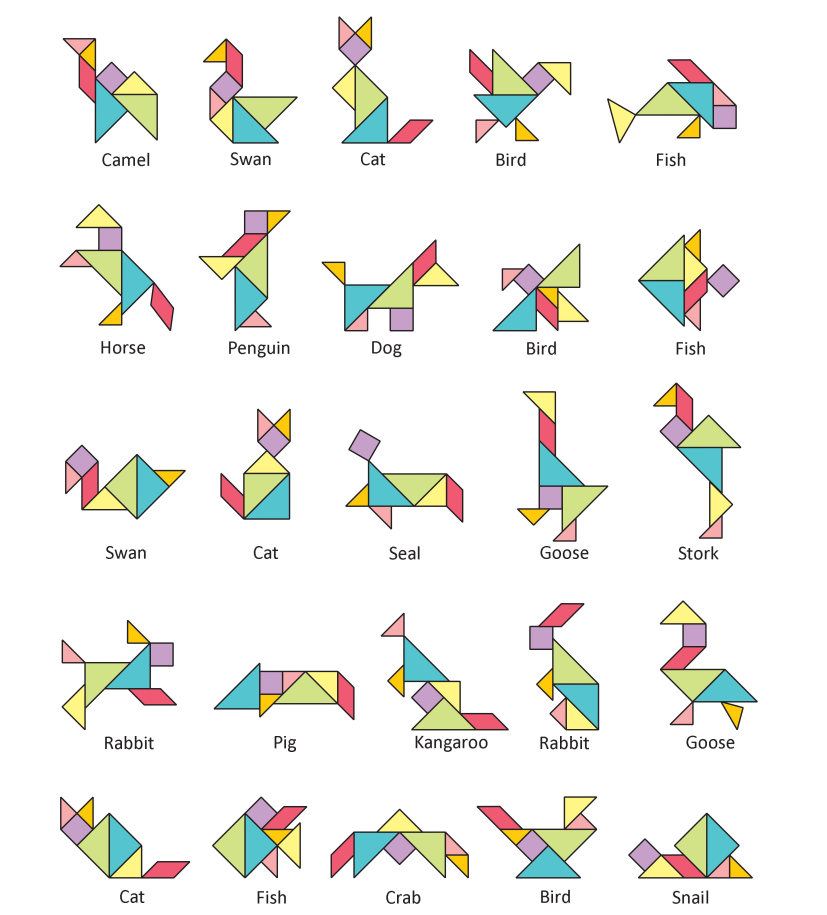
#> input picture img/5.jpg, 4957 x 5489 px (shown at 1/6 size)
$ python center_of_shape.py
#> lines starting #> are read from the running program, lines starting #| are printed output that depends on the picture; after the words box and inside, x2 and y2 are one past the last pixel; in counts of white or black regions, pixels touching at a corner belong together
import cv2 as cv
import numpy as np
import imutils
img = cv.imread('img/5.jpg')
#> img is the input picture: shape (5489, 4957, 3); mean B, G, R 235.5, 239.9, 239.8
#腐蚀操作
kernel = cv.getStructuringElement(cv.MORPH_RECT,(5,5)) #ksize=5,5
dst=cv.erode(img,kernel)
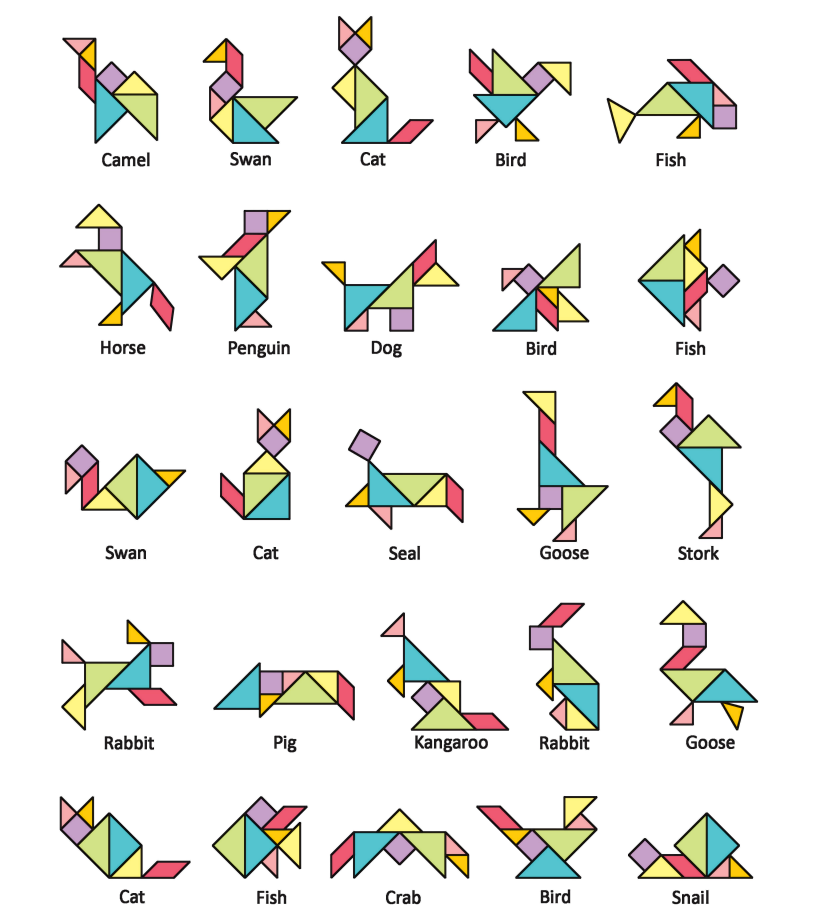
#> dst: shape (5489, 4957, 3) (shown at 1/6 size); mean B, G, R 231.5, 235.8, 235.6
# 转换颜色空间 BGR 到 HSV
hsv = cv.cvtColor(dst, cv.COLOR_BGR2HSV)
#> hsv: shape (5489, 4957, 3); mean H, S, V 15.4, 19.5, 239.9
#HSV颜色储存在 7*2*3 的三维数组
HSV_mat = np.array([[[81,105,72],[112,255,255]],	#HSV中蓝色的范围小三角形[lower_HSV,upper_HSV]
					[[145,104,123],[180,255,255]],	# 红色四边形角形
					[[15,144,107],[75,255,255]],	# 橙色小三角形
					[[34,56,58],[73,255,255]],		# 绿色大三角形
					[[103,26,109],[166,255,255]],	# 紫色正方形
					[[27,77,87],[30,255,255]],		# 黄色小三角
					[[0,63,222],[180,90,255]]]		# 粉色小三角
					)
#循环识别7种颜色
for i in range(np.shape(HSV_mat)[0]):#np.shape(HSV_mat)[0]输出x维度大小
	mask = cv.inRange(hsv, HSV_mat[i][0][:], HSV_mat[i][1][:])
	# 将掩膜和图像逐像素相加
	res = cv.bitwise_and(img,img, mask= mask)
	#寻找形状
	cnts = cv.findContours(mask, cv.RETR_EXTERNAL,
		cv.CHAIN_APPROX_SIMPLE)
	cnts = imutils.grab_contours(cnts)
	# loop over the contours
	for c in cnts:
		# 计算形状中心点
		M = cv.moments(c)
		if M["m00"]>=2000:#只寻找面积大于2000的形状
			#一阶矩与零阶矩相除得到中心点x，y（单位为像素）
			cX = int(M["m10"] / M["m00"])
			cY = int(M["m01"] / M["m00"])
			# 画出形状和中心点
			cv.drawContours(img, [c], -1, (0, 255, 0), 9)
			cv.circle(img, (cX, cY), 15, (0, 0, 255), -1)
			print("cx:"+str(cX)+","+"cy:"+str(cY))
			cv.putText(img, "center", (cX - 20, cY - 20),cv.FONT_HERSHEY_SIMPLEX, 0.5, (255, 255, 255), 2)
	print("--------%d---------\n"%(i+1))#标号
#> this loop made 7 passes
#> pass 1, `mask = cv.inRange(hsv, HSV_mat[i][0][:], HSV_mat[i][1][:])`:
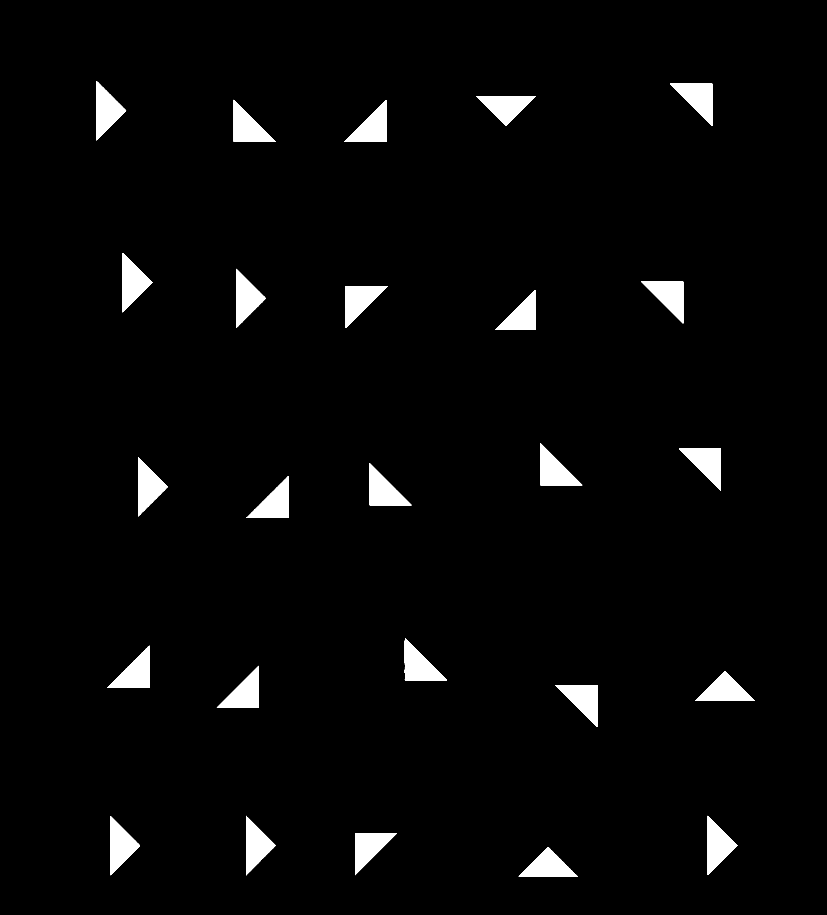
#> mask: shape (5489, 4957) (shown at 1/6 size); 2.9% white; 25 white regions, largest, box (x1, y1, x2, y2) and area: (1403, 599, 1656, 852) 32130, (3241, 2659, 3494, 2911) 32128, (2066, 600, 2319, 852) 32039
#> pass 1, `res = cv.bitwise_and(img,img, mask= mask)`:
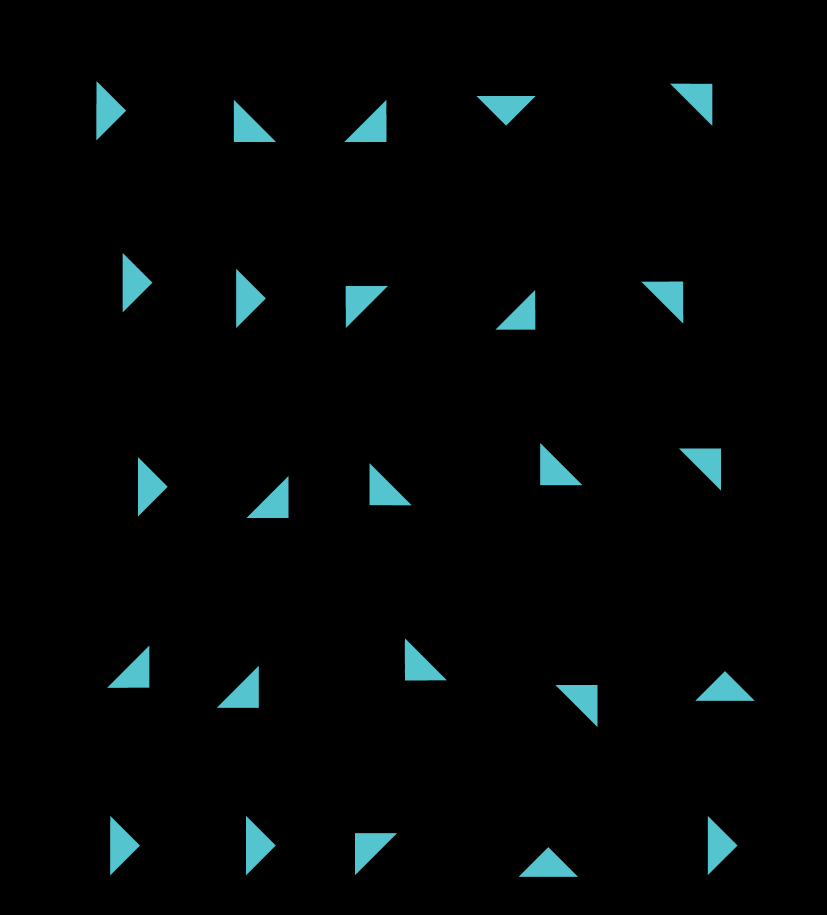
#> res: shape (5489, 4957, 3) (shown at 1/6 size); mean B, G, R 6, 5.7, 2.5
#> pass 2, `mask = cv.inRange(hsv, HSV_mat[i][0][:], HSV_mat[i][1][:])`:
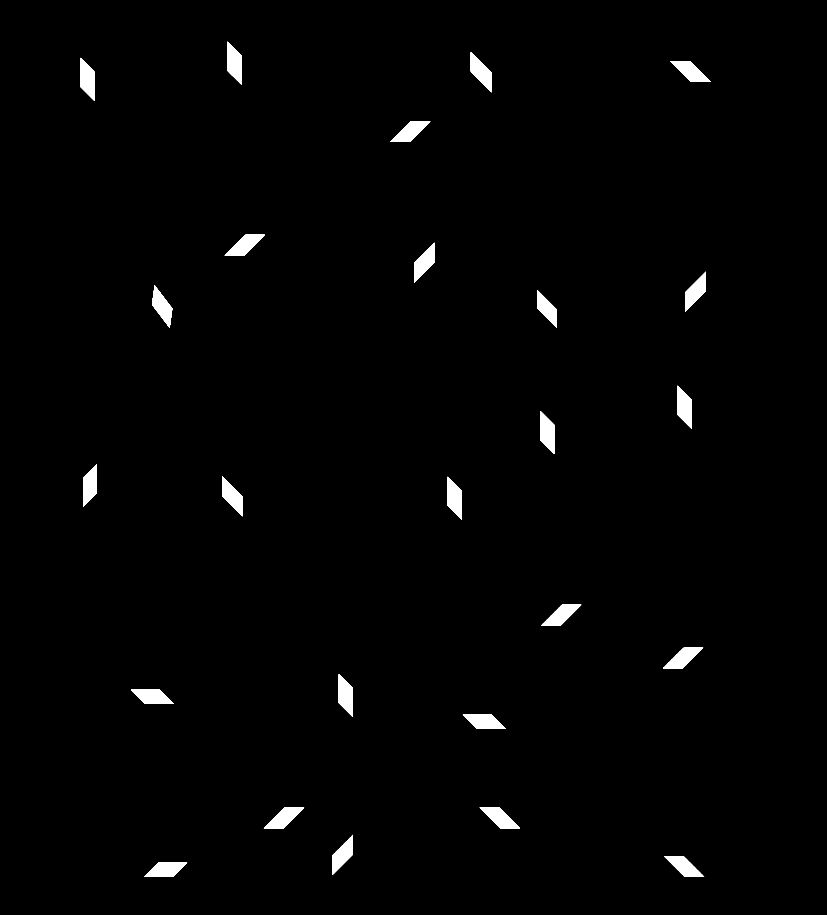
#> mask: shape (5489, 4957) (shown at 1/6 size); 1.3% white; 25 white regions, largest, box (x1, y1, x2, y2) and area: (865, 5176, 1123, 5261) 14803, (4064, 2314, 4149, 2572) 14788, (2878, 4845, 3120, 4970) 14749
#> after the loop:
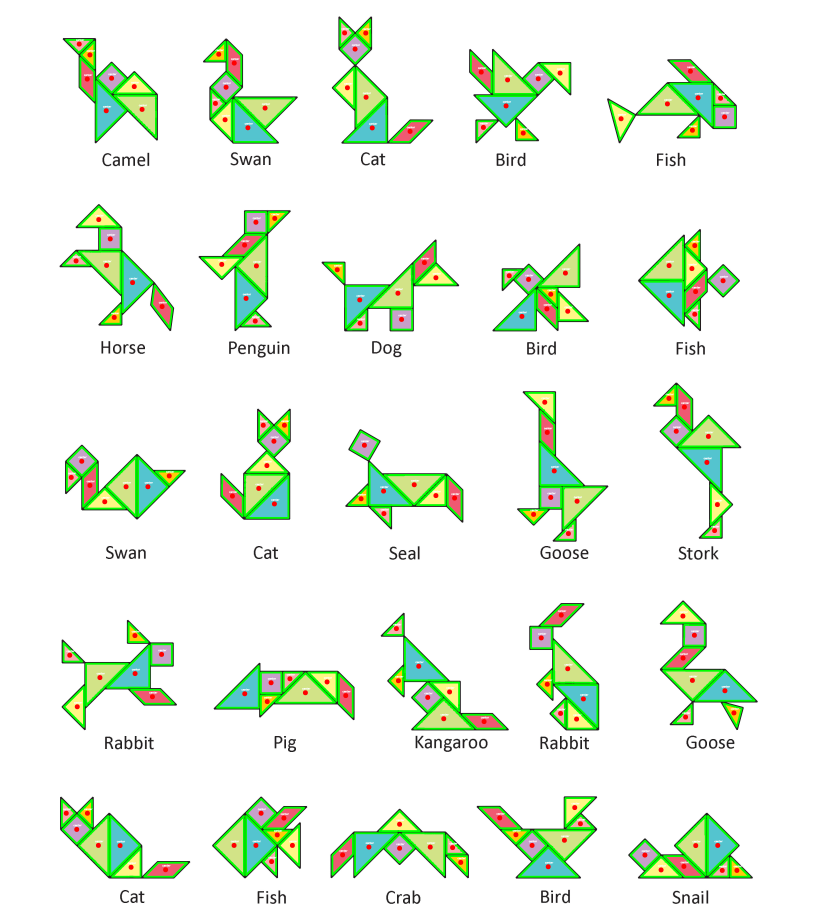
#> img: shape (5489, 4957, 3) (shown at 1/6 size); mean B, G, R 230.1, 243.9, 233.4
#> after the loop:
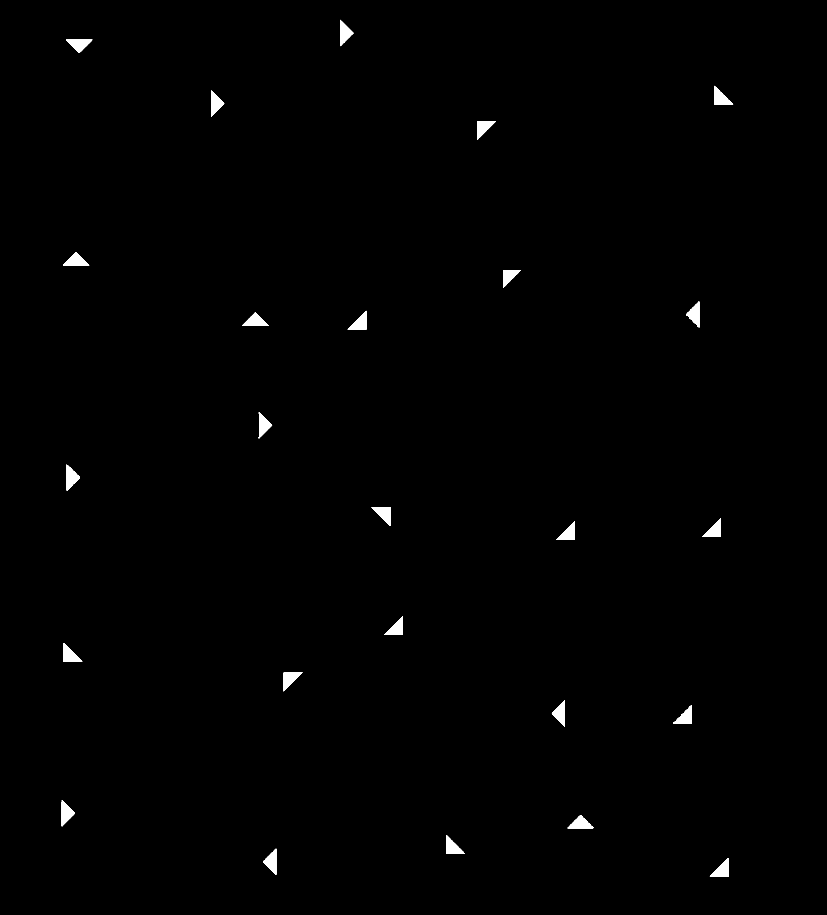
#> mask: shape (5489, 4957) (shown at 1/6 size); 0.58% white; 38 white regions (13 under 20 px), largest, box (x1, y1, x2, y2) and area: (1702, 4035, 1814, 4148) 6430, (2304, 3697, 2417, 3810) 6425, (2863, 727, 2976, 840) 6394


cv.namedWindow('img',cv.WINDOW_NORMAL)
cv.imshow("img", img)
cv.waitKey(0)
cv.destroyAllWindows()

$ run again, with img/6.jpg copied over img/5.jpg
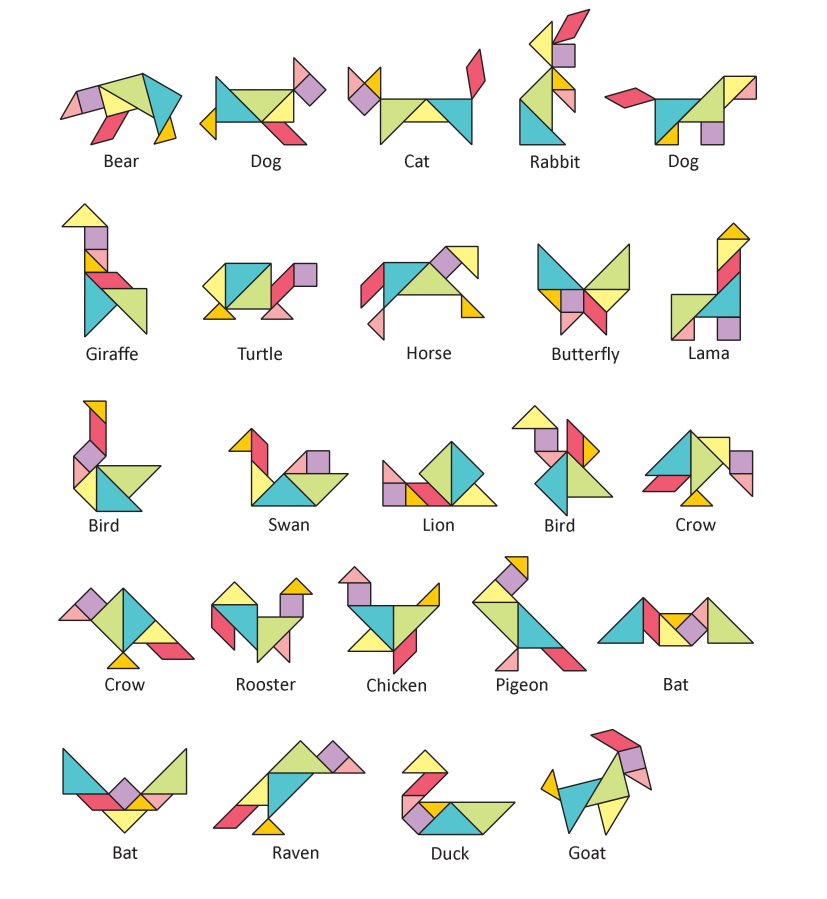
#> input picture img/6.jpg, 4958 x 5394 px (shown at 1/6 size)
#> img is the input picture: shape (5394, 4958, 3); mean B, G, R 235.9, 240.2, 240.1
#> hsv: shape (5394, 4958, 3); mean H, S, V 15.1, 19.1, 240.2
#> the loop `for i in range(np.shape(HSV_mat)[0]):#np.shape(HSV_mat)[0]输出x维度大小` made 7 passes
#> pass 1, `res = cv.bitwise_and(img,img, mask= mask)`:
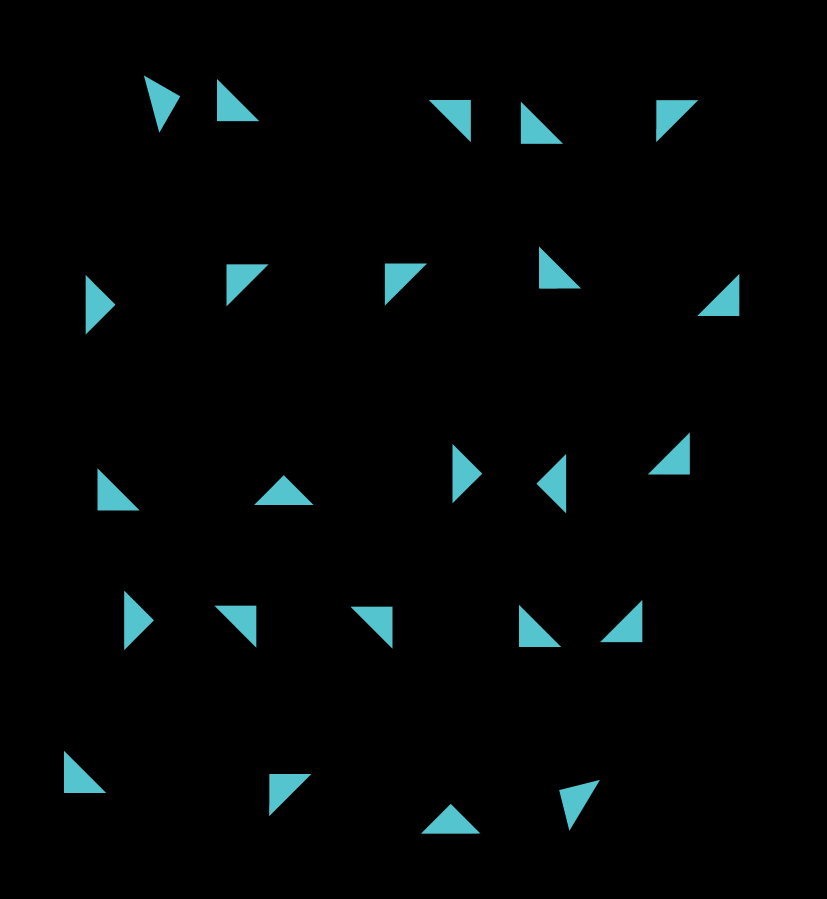
#> res: shape (5394, 4958, 3) (shown at 1/6 size); mean B, G, R 5.9, 5.6, 2.4
#> after the loop `for i in range(np.shape(HSV_mat)[0]):#np.shape(HSV_mat)[0]输出x维度大小`:
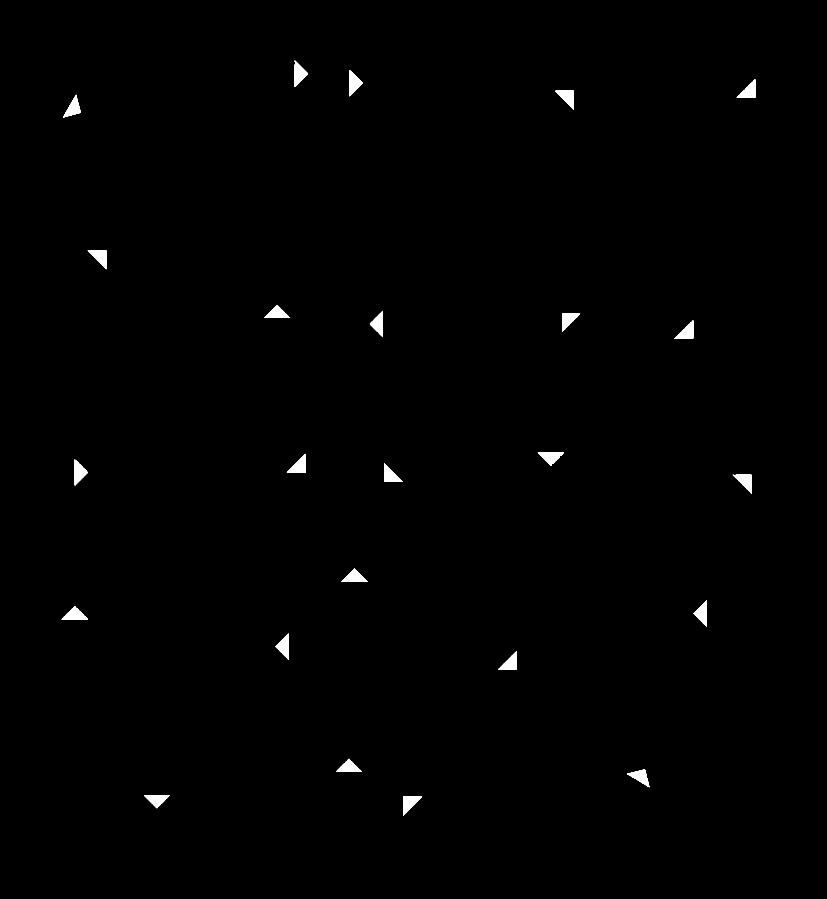
#> mask: shape (5394, 4958) (shown at 1/6 size); 0.56% white; 24 white regions, largest, box (x1, y1, x2, y2) and area: (2304, 2779, 2416, 2892) 6423, (3332, 545, 3444, 658) 6411, (2420, 4780, 2532, 4893) 6385
